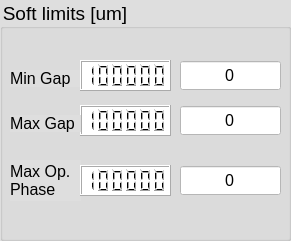
     <widget class="QGroupBox" name="groupBox_7">
      <property name="geometry">
       <rect>
        <x>5</x>
        <y>430</y>
        <width>291</width>
        <height>241</height>
       </rect>
      </property>
      <property name="font">
       <font>
        <pointsize>14</pointsize>
       </font>
      </property>
      <property name="styleSheet">
       <string notr="true">background-color: rgb(222, 222, 222);</string>
      </property>
      <property name="title">
       <string>Soft limits [um]</string>
      </property>
      <widget class="QLabel" name="label_100">
       <property name="geometry">
        <rect>
         <x>10</x>
         <y>70</y>
         <width>71</width>
         <height>17</height>
        </rect>
       </property>
       <property name="font">
        <font>
         <pointsize>12</pointsize>
        </font>
       </property>
       <property name="text">
        <string>Min Gap</string>
       </property>
      </widget>
      <widget class="QSpinBox" name="setMinGap">
       <property name="geometry">
        <rect>
         <x>180</x>
         <y>60</y>
         <width>101</width>
         <height>31</height>
        </rect>
       </property>
       <property name="font">
        <font>
         <pointsize>12</pointsize>
        </font>
       </property>
       <property name="focusPolicy">
        <enum>Qt::WheelFocus</enum>
       </property>
       <property name="styleSheet">
        <string notr="true">background-color: rgb(255, 255, 255);</string>
       </property>
       <property name="inputMethodHints">
        <set>Qt::ImhDigitsOnly</set>
       </property>
       <property name="alignment">
        <set>Qt::AlignCenter</set>
       </property>
       <property name="buttonSymbols">
        <enum>QAbstractSpinBox::NoButtons</enum>
       </property>
       <property name="maximum">
        <number>999999</number>
       </property>
       <property name="singleStep">
        <number>1</number>
       </property>
      </widget>
      <widget class="TaurusLCD" name="lcdMaxGap">
       <property name="geometry">
        <rect>
         <x>80</x>
         <y>105</y>
         <width>91</width>
         <height>31</height>
        </rect>
       </property>
       <property name="font">
        <font>
         <pointsize>11</pointsize>
        </font>
       </property>
       <property name="layoutDirection">
        <enum>Qt::LeftToRight</enum>
       </property>
       <property name="styleSheet">
        <string notr="true">background-color: rgb(255, 255, 255);
</string>
       </property>
       <property name="smallDecimalPoint">
        <bool>true</bool>
       </property>
       <property name="numDigits">
        <number>6</number>
       </property>
       <property name="digitCount">
        <number>6</number>
       </property>
       <property name="value" stdset="0">
        <double>999999.000000000000000</double>
       </property>
       <property name="model">
        <string/>
       </property>
      </widget>
      <widget class="TaurusLCD" name="lcdMinGap">
       <property name="geometry">
        <rect>
         <x>80</x>
         <y>60</y>
         <width>91</width>
         <height>31</height>
        </rect>
       </property>
       <property name="font">
        <font>
         <pointsize>11</pointsize>
        </font>
       </property>
       <property name="layoutDirection">
        <enum>Qt::LeftToRight</enum>
       </property>
       <property name="styleSheet">
        <string notr="true">background-color: rgb(255, 255, 255);
</string>
       </property>
       <property name="smallDecimalPoint">
        <bool>true</bool>
       </property>
       <property name="numDigits">
        <number>6</number>
       </property>
       <property name="digitCount">
        <number>6</number>
       </property>
       <property name="value" stdset="0">
        <double>999999.000000000000000</double>
       </property>
       <property name="model">
        <string/>
       </property>
      </widget>
      <widget class="QSpinBox" name="setMaxGap">
       <property name="geometry">
        <rect>
         <x>180</x>
         <y>105</y>
         <width>101</width>
         <height>31</height>
        </rect>
       </property>
       <property name="font">
        <font>
         <pointsize>12</pointsize>
        </font>
       </property>
       <property name="focusPolicy">
        <enum>Qt::WheelFocus</enum>
       </property>
       <property name="styleSheet">
        <string notr="true">background-color: rgb(255, 255, 255);</string>
       </property>
       <property name="inputMethodHints">
        <set>Qt::ImhDigitsOnly</set>
       </property>
       <property name="alignment">
        <set>Qt::AlignCenter</set>
       </property>
       <property name="buttonSymbols">
        <enum>QAbstractSpinBox::NoButtons</enum>
       </property>
       <property name="maximum">
        <number>999999</number>
       </property>
      </widget>
      <widget class="QLabel" name="label_101">
       <property name="geometry">
        <rect>
         <x>10</x>
         <y>115</y>
         <width>71</width>
         <height>17</height>
        </rect>
       </property>
       <property name="font">
        <font>
         <pointsize>12</pointsize>
        </font>
       </property>
       <property name="text">
        <string>Max Gap</string>
       </property>
      </widget>
      <widget class="QLabel" name="label_109">
       <property name="geometry">
        <rect>
         <x>10</x>
         <y>160</y>
         <width>71</width>
         <height>41</height>
        </rect>
       </property>
       <property name="font">
        <font>
         <pointsize>12</pointsize>
        </font>
       </property>
       <property name="lineWidth">
        <number>2</number>
       </property>
       <property name="midLineWidth">
        <number>1</number>
       </property>
       <property name="text">
        <string>Max Op. Phase</string>
       </property>
       <property name="textFormat">
        <enum>Qt::RichText</enum>
       </property>
       <property name="wordWrap">
        <bool>true</bool>
       </property>
      </widget>
      <widget class="TaurusLCD" name="lcdMaxPhase">
       <property name="geometry">
        <rect>
         <x>80</x>
         <y>165</y>
         <width>91</width>
         <height>31</height>
        </rect>
       </property>
       <property name="font">
        <font>
         <pointsize>11</pointsize>
        </font>
       </property>
       <property name="layoutDirection">
        <enum>Qt::LeftToRight</enum>
       </property>
       <property name="styleSheet">
        <string notr="true">background-color: rgb(255, 255, 255);
</string>
       </property>
       <property name="smallDecimalPoint">
        <bool>true</bool>
       </property>
       <property name="numDigits">
        <number>6</number>
       </property>
       <property name="digitCount">
        <number>6</number>
       </property>
       <property name="value" stdset="0">
        <double>999999.000000000000000</double>
       </property>
       <property name="model">
        <string/>
       </property>
      </widget>
      <widget class="QSpinBox" name="setMaxPhase">
       <property name="geometry">
        <rect>
         <x>180</x>
         <y>165</y>
         <width>101</width>
         <height>31</height>
        </rect>
       </property>
       <property name="font">
        <font>
         <pointsize>12</pointsize>
        </font>
       </property>
       <property name="focusPolicy">
        <enum>Qt::WheelFocus</enum>
       </property>
       <property name="styleSheet">
        <string notr="true">background-color: rgb(255, 255, 255);</string>
       </property>
       <property name="inputMethodHints">
        <set>Qt::ImhDigitsOnly</set>
       </property>
       <property name="alignment">
        <set>Qt::AlignCenter</set>
       </property>
       <property name="buttonSymbols">
        <enum>QAbstractSpinBox::NoButtons</enum>
       </property>
       <property name="maximum">
        <number>999999</number>
       </property>
      </widget>
     </widget>
